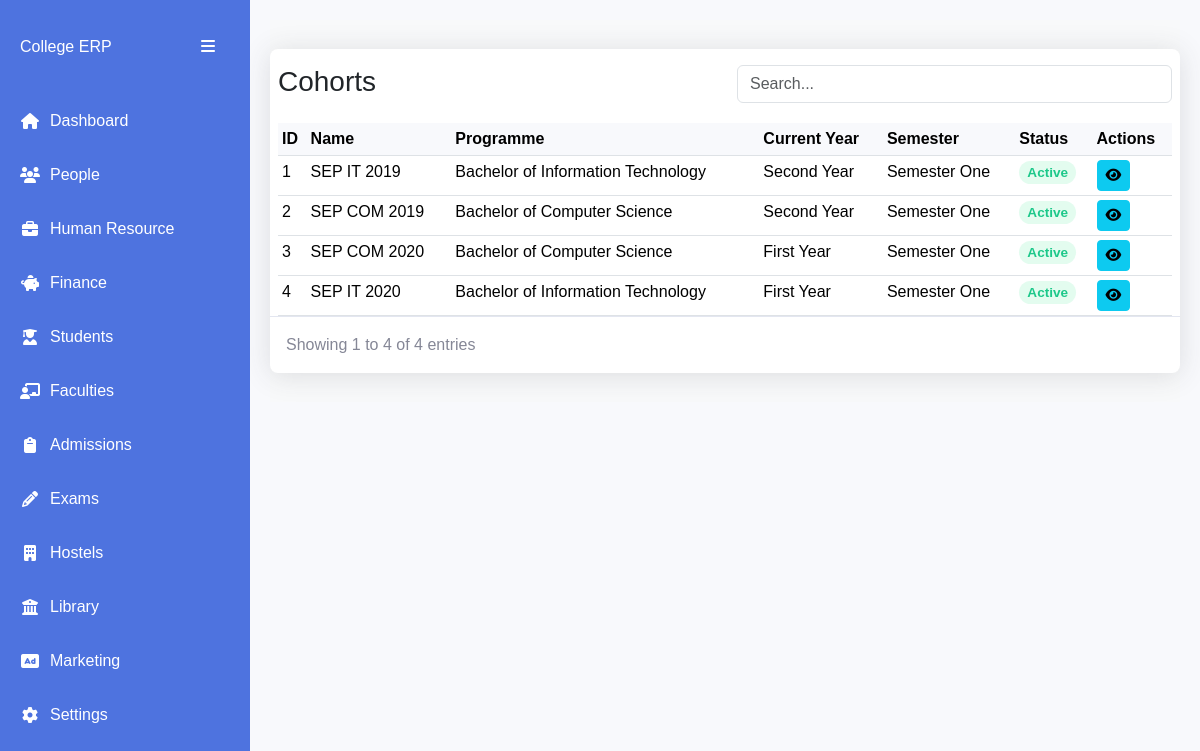
/students/attendance-dashboard/, run on an earlier commit of the app's database.
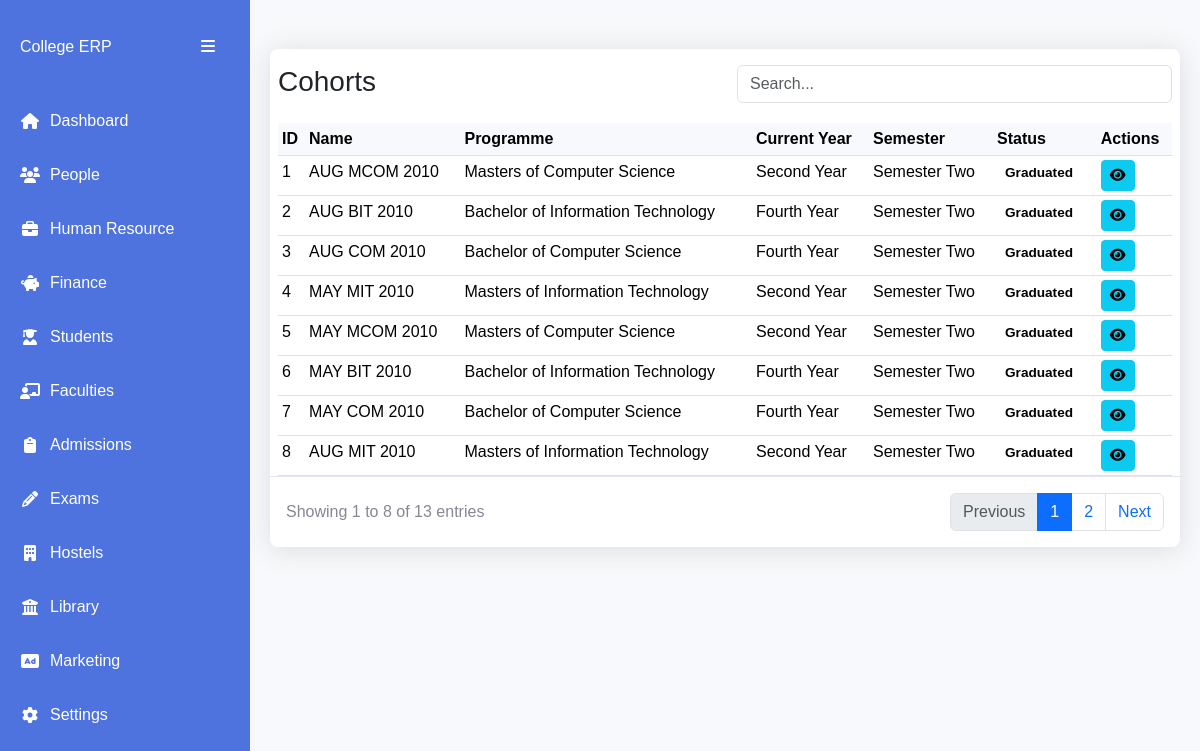
And on a later commit of the database.
### apps/schools/models.py (models this page shows, shortened)
class ProgrammeCohort(AbsoluteBaseModel):
    name = models.CharField(max_length=255)
    programme = models.ForeignKey(Programme, on_delete=models.CASCADE)
    current_year = models.CharField(max_length=255, choices=COHORT_YEAR_CHOICES)
    current_semester = models.ForeignKey(Semester, on_delete=models.CASCADE)
    status = models.CharField(
        max_length=255,
        choices=[("Active", "Active"), ("Graduated", "Graduated")],
        default="Active",
    )

class Programme(AbsoluteBaseModel):
    name = models.CharField(max_length=255)
    code = models.CharField(max_length=255, null=True, blank=True)
    school = models.ForeignKey(School, on_delete=models.CASCADE)
    department = models.ForeignKey(Department, on_delete=models.CASCADE)
    level = models.CharField(max_length=255, choices=PROGRAMME_TYPES)
    def __str__(self):
        return f"{self.level} of {self.name}"

class Semester(AbsoluteBaseModel):
    name = models.CharField(max_length=255, choices=SEMESTER_TYPES, null=True)
    academic_year = models.CharField(max_length=255)
    start_date = models.DateField(null=True)
    end_date = models.DateField(null=True)
    status = models.CharField(
        max_length=255, choices=[("Active", "Active"), ("Closed", "Closed")], null=True
    )
    def __str__(self):
        return self.name

### apps/students/attendance/views.py (the view)
class AttendanceDashboardListView(ListView):
    model = ProgrammeCohort
    template_name = "attendance/dashboard.html"
    context_object_name = "cohorts"
    paginate_by = 8
    def get_queryset(self):
        queryset = super().get_queryset()
        search_query = self.request.GET.get("search", "")
        if search_query:
            queryset = queryset.filter(
                Q(id__icontains=search_query)
                | Q(name__icontains=search_query)
                | Q(programme__name__icontains=search_query)
            )
        return queryset.order_by("-created_on")
    def get_context_data(self, **kwargs):
        context = super().get_context_data(**kwargs)
        context["search_query"] = self.request.GET.get("search", "")
        return context

### templates/attendance/dashboard.html (shortened to what the changed rows need)
{% extends "base1.html" %}
{% block additional_css %}
<link href="https://cdnjs.cloudflare.com/ajax/libs/bootstrap/5.3.2/css/bootstrap.min.css" rel="stylesheet">
    <link href="https://cdnjs.cloudflare.com/ajax/libs/font-awesome/6.4.0/css/all.min.css" rel="stylesheet">
{% endblock additional_css %}
{% block content %}
    <div class="bg-light py-4">
        <div class="table-card">
            <div class="table-container px-2">
                <table class="table data-table table-sm">
                    <thead>
                        <tr>
                            <th>ID</th>
                            <th>Name</th>
                            <th>Programme</th>
                            <th>Current Year</th>
                            <th>Semester</th>
                            <th>Status</th>
                            <th>Actions</th>
                        </tr>
                    </thead>
                    <tbody id="tableBody">
                        {% for cohort in cohorts %}
                        <tr>
                            <td>{{ forloop.counter }}</td>
                            <td>{{ cohort.name }}</td>
                            <td>{{ cohort.programme }}</td>
                            <td>{{ cohort.current_year }}</td>
                            <td>{{cohort.current_semester}}</td>
                            <td>
                                <span class="status-badge status-{{ cohort.status|lower }}">
                                    {{ cohort.status }}
                                </span>
                            </td>
                            <td>
                                <div class="d-flex gap-1">
                                    <a href="{% url 'cohort-attendance-dashboard' cohort.id %}" class="btn btn-info btn-sm">
                                        <i class="fas fa-eye"></i>
                                      </a>
                                </div>
                            </td>
                        </tr>
                        {% empty %}
                        <tr>
                            <td colspan="8" class="text-center py-4">
                                No students found
                            </td>
                        </tr>
                        {% endfor %}
                    </tbody>
                </table>
            </div>
            <div class="table-footer">
                <div class="page-info">
                    Showing
                    {{ page_obj.start_index }}
                    to
                    {{ page_obj.end_index }}
                    of
                    {{ paginator.count }}
                    entries
                </div>
                {% if is_paginated %}
                <nav>
                    <ul class="pagination mb-0">
                        {% if page_obj.has_previous %}
                        <li class="page-item">
                            <a class="page-link" href="?page={{ page_obj.previous_page_number }}{% if search_query %}&search={{ search_query }}{% endif %}">
                                Previous
                            </a>
                        </li>
                        {% else %}
                        <li class="page-item disabled">
                            <span class="page-link">Previous</span>
                        </li>
                        {% endif %}
                        {% for num in paginator.page_range %}
                        <li class="page-item {% if page_obj.number == num %}active{% endif %}">
                            <a class="page-link" href="?page={{ num }}{% if search_query %}&search={{ search_query }}{% endif %}">
                                {{ num }}
                            </a>
                        </li>
                        {% endfor %}
                        {% if page_obj.has_next %}
                        <li class="page-item">
                            <a class="page-link" href="?page={{ page_obj.next_page_number }}{% if search_query %}&search={{ search_query }}{% endif %}">
                                Next
                            </a>
                        </li>
                        {% else %}
                        <li class="page-item disabled">
                            <span class="page-link">Next</span>
                        </li>
                        {% endif %}
                    </ul>
                </nav>
                {% endif %}
            </div>
        </div>
    </div>
{% endblock content %}

What changed in the data, as far as the page shows it:
no longer on this page (row unchanged): ProgrammeCohort: name "SEP IT 2019", programme "Bachelor of Information Technology", current_year "Second Year", current_semester "Semester One", status "Active"
no longer on this page (row unchanged): ProgrammeCohort: name "SEP COM 2019", programme "Bachelor of Computer Science", current_year "Second Year", current_semester "Semester One", status "Active"
no longer on this page (row unchanged): ProgrammeCohort: name "SEP COM 2020", programme "Bachelor of Computer Science", current_year "First Year", current_semester "Semester One", status "Active"
no longer on this page (row unchanged): ProgrammeCohort: name "SEP IT 2020", programme "Bachelor of Information Technology", current_year "First Year", current_semester "Semester One", status "Active"
added ProgrammeCohort: name "AUG MCOM 2010", programme "Masters of Computer Science", current_year "Second Year", current_semester "Semester Two", status "Graduated"
added ProgrammeCohort: name "AUG BIT 2010", programme "Bachelor of Information Technology", current_year "Fourth Year", current_semester "Semester Two", status "Graduated"
added ProgrammeCohort: name "AUG COM 2010", programme "Bachelor of Computer Science", current_year "Fourth Year", current_semester "Semester Two", status "Graduated"
added ProgrammeCohort: name "MAY MIT 2010", programme "Masters of Information Technology", current_year "Second Year", current_semester "Semester Two", status "Graduated"
added ProgrammeCohort: name "MAY MCOM 2010", programme "Masters of Computer Science", current_year "Second Year", current_semester "Semester Two", status "Graduated"
added ProgrammeCohort: name "MAY BIT 2010", programme "Bachelor of Information Technology", current_year "Fourth Year", current_semester "Semester Two", status "Graduated"
added ProgrammeCohort: name "MAY COM 2010", programme "Bachelor of Computer Science", current_year "Fourth Year", current_semester "Semester Two", status "Graduated"
added ProgrammeCohort: name "AUG MIT 2010", programme "Masters of Information Technology", current_year "Second Year", current_semester "Semester Two", status "Graduated"
Also different on the page:
{{ page_obj.end_index }}: "4" → "8"
{{ paginator.count }}: "4" → "13"
text now shown: "Previous Next"
new list line: "1"
new list line: "2"
